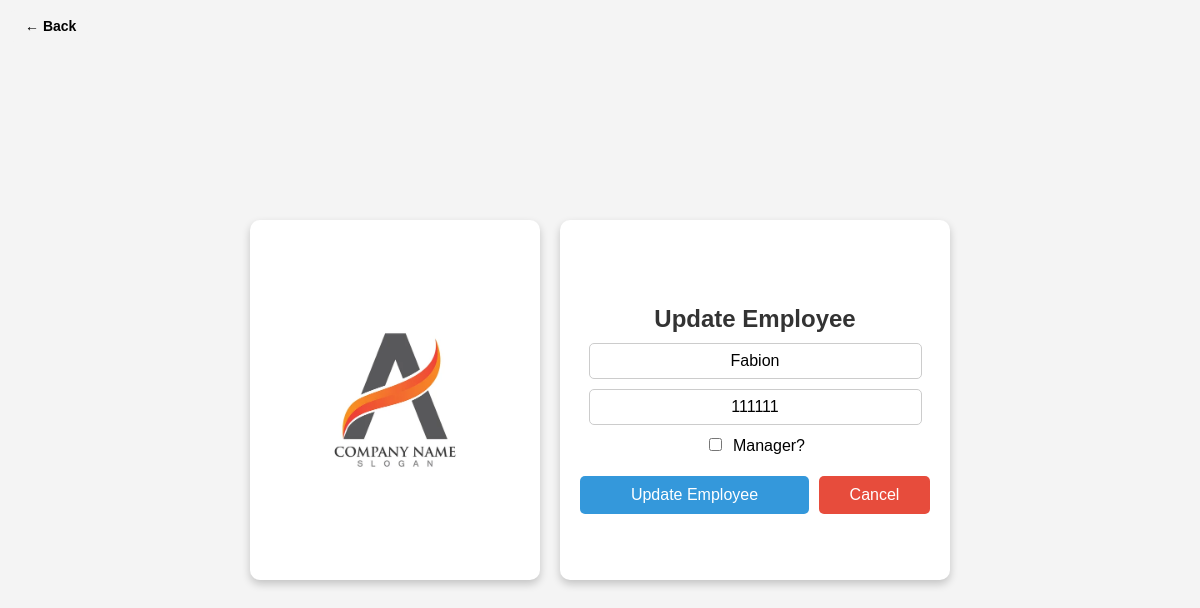
Page /update_employee/111111/ on the earlier database version.
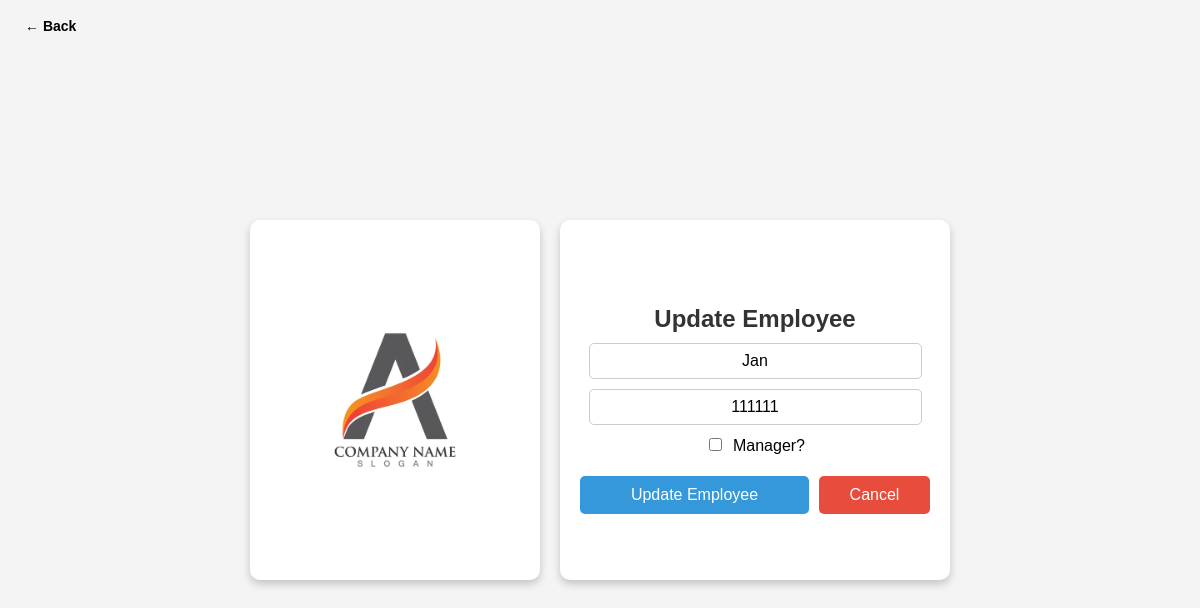
Same page on the later database version.
### employees/models.py (models this page shows, shortened)
class Employee(AbstractBaseUser):
    employee_id = models.CharField(max_length=6, unique=True)
    name = models.CharField(max_length=100)
    passcode = models.CharField(max_length=6)
    department = models.ForeignKey(
        Department,
        on_delete=models.CASCADE,
        related_name='employees',
        null=False,
        default=""
    )
    is_manager = models.BooleanField(default=False)
    archived = models.BooleanField(default=False)
    archive_date = models.DateTimeField(null=True, blank=True)
    objects = EmployeeManager()
    USERNAME_FIELD = 'employee_id'
    REQUIRED_FIELDS = ['name']

### employees/views.py (the view)
# urls.py: path('update_employee/<str:employee_id>/', views.update_employee, name='update_employee'),
def update_employee(request, employee_id):
    employee = get_object_or_404(Employee, employee_id=employee_id)
    if request.method == 'POST':
        employee.name = request.POST['name']
        employee.passcode = request.POST['passcode']
        employee.is_manager = 'is_manager' in request.POST  # Update manager status
        employee.save()
        return redirect('manager_dashboard')
    return render(request, 'employees/update_employee.html', {'employee': employee})

### employees/templates/employees/update_employee.html (shortened to what this page needs)
<!DOCTYPE html>
<html lang="en">
<head>
    {% load static %}
</head>
<body>
    <a href="javascript:window.history.back();" class="back-btn">← Back</a>
    <div class="wrapper">
        <div class="box left-box">
            <img src="{% static 'images/logo.jpg' %}" alt="Company Logo" class="logo">
        </div>
        <div class="box right-box">
            <h2>Update Employee</h2>
            <form method="POST">
                <input type="text" name="name" value="{{ employee.name }}" required>
                <input type="text" name="passcode" value="{{ employee.passcode }}" required>
                <div class="checkbox-container">
                    <input type="checkbox" id="is_manager" name="is_manager" {% if employee.is_manager %}checked{% endif %}>
                    <label for="is_manager">Manager?</label>
                </div>
                <div class="button-container">
                    <button type="submit" class="button submit-btn">Update Employee</button>
                    <a href="{% url 'manager_dashboard' %}" class="button cancel-btn">Cancel</a>
                </div>
            </form>
        </div>
    </div>
</body>
</html>

Differences in the rows shown:
changed Employee: name "Fabion" → "Jan"
